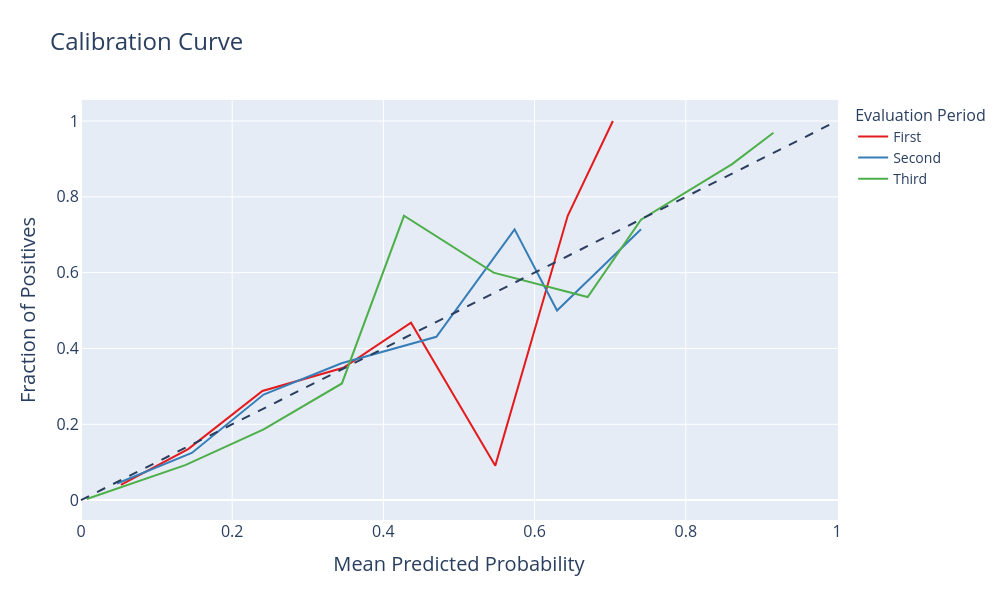

This figure's notebook cell:
### Markdown cell above
## Calibration Curve

### Code cell
import warnings

# Suppress all warnings
warnings.filterwarnings("ignore")
# Plot calibration curve using Plotly Express
fig = px.line(calibration_curve_complete, x='Mean Predicted Probability', 
              y='Fraction of Positives',
            labels={'Mean Predicted Probability': 'Mean Predicted Probability', 'Fraction of Positives': 'Fraction of Positives'},
            title='Calibration Curve',
            color = "Evaluation Period",
            height = 600,
            width = 1000,
            color_discrete_sequence=px.colors.qualitative.Set1,)

#add 0.5 line
fig.add_shape(type='line',
             amorline=dict(dash='dash'),
              x0=0, x1=1,
              y0=0, y1=1)

#update layout
fig.update_layout(
    title={'font': {'size': 24}},
    xaxis_title={'font': {'size': 20}},
    yaxis_title={'font': {'size': 20}},
    xaxis={'tickfont': {'size': 16}},
    yaxis={'tickfont': {'size': 16}},
    legend=dict(
        title='Evaluation Period',
        font=dict(size=14),  # Increase the legend text size
        title_font=dict(size=16)),  # Increase the legend title size,  # Increase legend text size
)
fig.update_traces(
    line=dict(width=2),  # Line width
)

### Figure 1 — Plotly figure (JSON) as saved in the notebook; plotly's stock layout.template omitted (floating-point values rounded to 4 significant figures)
{"data": [{"hovertemplate": "Evaluation Period=First<br>Mean Predicted Probability=%{x}<br>Fraction of Positives=%{y}<extra></extra>", "legendgroup": "First", "line": {"color": "rgb(228,26,28)", "dash": "solid", "width": 2}, "marker": {"symbol": "circle"}, "mode": "lines", "name": "First", "orientation": "v", "showlegend": true, "type": "scatter", "x": [0.05274, 0.1418, 0.24, 0.347, 0.4365, 0.548, 0.6438, 0.7036], "xaxis": "x", "y": [0.04047, 0.1346, 0.288, 0.3491, 0.4681, 0.09091, 0.75, 1], "yaxis": "y"}, {"hovertemplate": "Evaluation Period=Second<br>Mean Predicted Probability=%{x}<br>Fraction of Positives=%{y}<extra></extra>", "legendgroup": "Second", "line": {"color": "rgb(55,126,184)", "dash": "solid", "width": 2}, "marker": {"symbol": "circle"}, "mode": "lines", "name": "Second", "orientation": "v", "showlegend": true, "type": "scatter", "x": [0.04775, 0.1465, 0.2416, 0.3446, 0.4701, 0.5735, 0.6297, 0.7408], "xaxis": "x", "y": [0.04371, 0.1243, 0.2785, 0.3611, 0.4308, 0.7143, 0.5, 0.7143], "yaxis": "y"}, {"hovertemplate": "Evaluation Period=Third<br>Mean Predicted Probability=%{x}<br>Fraction of Positives=%{y}<extra></extra>", "legendgroup": "Third", "line": {"color": "rgb(77,175,74)", "dash": "solid", "width": 2}, "marker": {"symbol": "circle"}, "mode": "lines", "name": "Third", "orientation": "v", "showlegend": true, "type": "scatter", "x": [0.007595, 0.1379, 0.2416, 0.3451, 0.4272, 0.5458, 0.6702, 0.7407, 0.8612, 0.9159], "xaxis": "x", "y": [0.002947, 0.09231, 0.1864, 0.3077, 0.75, 0.6, 0.5357, 0.7397, 0.8864, 0.969], "yaxis": "y"}], "layout": {"height": 600, "legend": {"font": {"size": 14}, "title": {"font": {"size": 16}, "text": "Evaluation Period"}, "tracegroupgap": 0}, "shapes": [{"line": {"dash": "dash"}, "type": "line", "x0": 0, "x1": 1, "y0": 0, "y1": 1}], "title": {"font": {"size": 24}, "text": "Calibration Curve"}, "width": 1000, "xaxis": {"anchor": "y", "domain": [0, 1], "tickfont": {"size": 16}, "title": {"font": {"size": 20}, "text": "Mean Predicted Probability"}}, "yaxis": {"anchor": "x", "domain": [0, 1], "tickfont": {"size": 16}, "title": {"font": {"size": 20}, "text": "Fraction of Positives"}}}}
